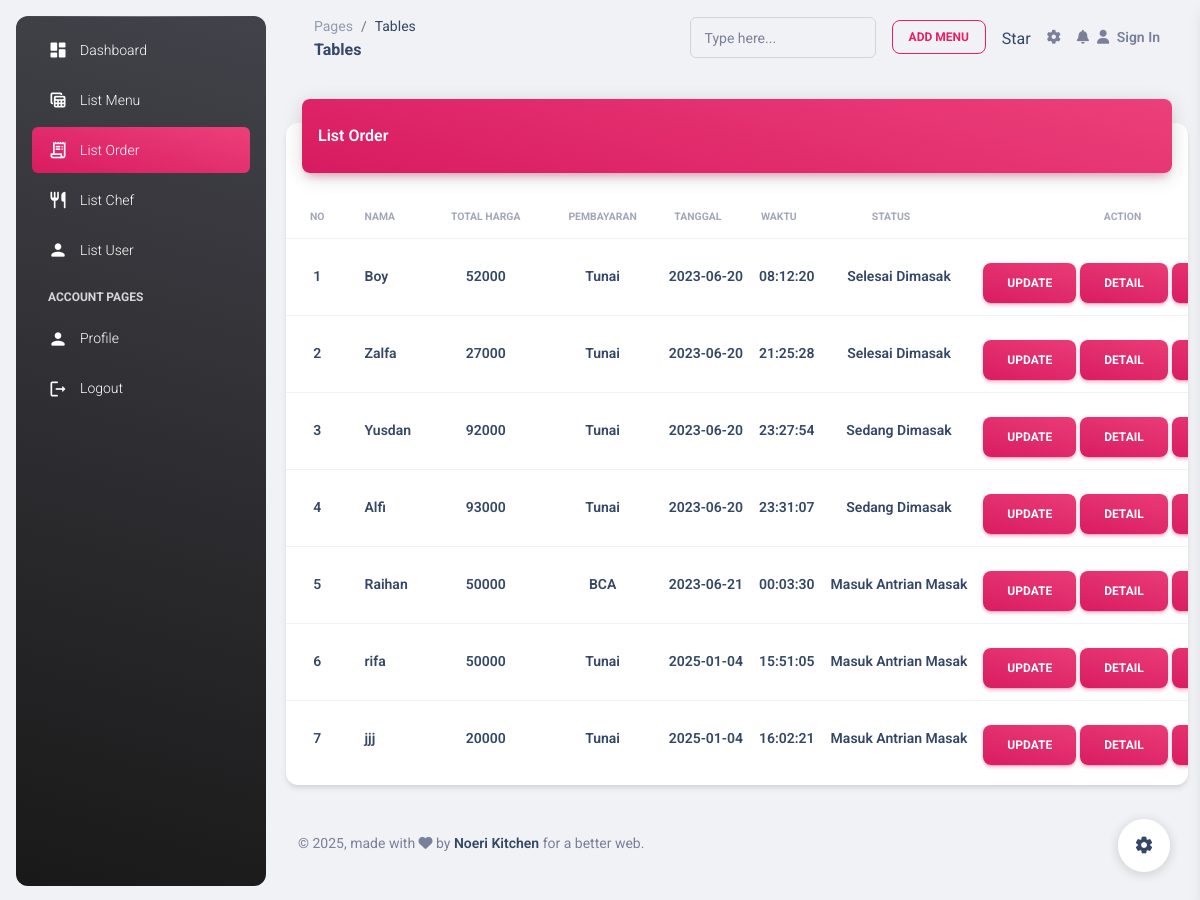
The page /index.php/c_admin/LinkOrderAdmin on the database its author committed.
### tables this page shows
CREATE TABLE `pesanan` (
  `id_pesanan` int(11) NOT NULL,
  `nama` varchar(255) NOT NULL,
  `id_status_pesanan` int(11) NOT NULL,
  `id_pembayaran` int(11) NOT NULL,
  `waktu_pesanan` time DEFAULT current_timestamp(),
  `total_harga` int(11) NOT NULL,
  `tanggal_pesanan` date DEFAULT current_timestamp()
);

CREATE TABLE `pembayaran` (
  `id_pembayaran` int(11) NOT NULL,
  `metode_bayar` varchar(50) NOT NULL
);

CREATE TABLE `status_pesanan` (
  `id_status_pesanan` int(11) NOT NULL,
  `keterangan_status` varchar(50) NOT NULL
);

### application/controllers/C_Admin.php (called while the page is built, shortened)
<?php
class C_Admin extends CI_Controller {
	public function LinkOrderAdmin()
	{
		$order = $this->M_Pesanan->getAllPesanan();
		$temp['order'] = $order;
		$this->load->view('V_OrderAdmin.php', $temp);
	}
}

### index.php (called while the page is built, shortened)
<?php
require_once BASEPATH.'core/CodeIgniter.php';

### application/models/M_Pesanan.php (called while the page is built, shortened)
<?php
class M_Pesanan extends CI_Model {
    public function getAllPesanan()
    {
        $query = $this->db->query("SELECT * FROM pesanan INNER JOIN status_pesanan ON pesanan.id_status_pesanan = status_pesanan.id_status_pesanan INNER JOIN pembayaran ON pesanan.id_pembayaran = pembayaran.id_pembayaran ORDER BY pesanan.id_pesanan ASC");
        return $query->result();
    }
}

### application/views/V_OrderAdmin.php (the view, shortened to what this page needs)
<!DOCTYPE html>
<html lang="en">
<head>
  <link href="<?php echo base_url()?>/assets/dashboard/assets/css/nucleo-icons.css" rel="stylesheet" />
  <link href="<?php echo base_url()?>/assets/dashboard/assets/css/nucleo-svg.css" rel="stylesheet" />
  <link id="pagestyle" href="<?php echo base_url()?>/assets/dashboard/assets/css/material-dashboard.css?v=3.1.0" rel="stylesheet" />
</head>
<body class="g-sidenav-show  bg-gray-200">
  <aside class="sidenav navbar navbar-vertical navbar-expand-xs border-0 border-radius-xl my-3 fixed-start ms-3   bg-gradient-dark" id="sidenav-main">
    <hr class="horizontal light mt-0 mb-2">
    <div class="collapse navbar-collapse  w-auto " id="sidenav-collapse-main">
      <ul class="navbar-nav">
        <li class="nav-item">
          <a class="nav-link text-white" href="<?php echo site_url('C_Noeri/LinkDashboard')?>">
            <div class="text-white text-center me-2 d-flex align-items-center justify-content-center">
              <i class="material-icons opacity-10">dashboard</i>
            </div>
            <span class="nav-link-text ms-1">Dashboard</span>
          </a>
        </li>
        <li class="nav-item">
          <a class="nav-link text-white" href="<?php echo site_url('C_Noeri/LinkMenuAdmin')?>">
            <div class="text-white text-center me-2 d-flex align-items-center justify-content-center">
              <i class="material-icons opacity-10">table_view</i>
            </div>
            <span class="nav-link-text ms-1">List Menu</span>
          </a>
        </li>
        <li class="nav-item">
          <a class="nav-link text-white bg-gradient-primary" href="<?php echo site_url('C_Noeri/LinkOrderAdmin')?>">
            <div class="text-white text-center me-2 d-flex align-items-center justify-content-center">
              <i class="material-icons opacity-10">receipt_long</i>
            </div>
            <span class="nav-link-text ms-1">List Order</span>
          </a>
        </li>
        <li class="nav-item">
          <a class="nav-link text-white " href="<?php echo site_url('C_Noeri/LinkChefAdmin')?>">
            <div class="text-white text-center me-2 d-flex align-items-center justify-content-center">
              <i class="material-icons opacity-10">restaurant</i>
            </div>
            <span class="nav-link-text ms-1">List Chef</span>
          </a>
        </li>
        <li class="nav-item">
          <a class="nav-link text-white" href="<?php echo site_url('C_Noeri/ListUser')?>">
            <div class="text-white text-center me-2 d-flex align-items-center justify-content-center">
            <i class="material-icons opacity-10">person</i>
            </div>
            <span class="nav-link-text ms-1">List User</span>
          </a>
        </li>
        <li class="nav-item mt-3">
          <h6 class="ps-4 ms-2 text-uppercase text-xs text-white font-weight-bolder opacity-8">Account pages</h6>
        </li>
        <li class="nav-item">
          <a class="nav-link text-white " href="<?php echo base_url()?>/assets/dashboard/pages/profile.html">
            <div class="text-white text-center me-2 d-flex align-items-center justify-content-center">
              <i class="material-icons opacity-10">person</i>
            </div>
            <span class="nav-link-text ms-1">Profile</span>
          </a>
        </li>
        <li class="nav-item">
          <a class="nav-link text-white " href="<?php echo base_url()?>/assets/dashboard/pages/sign-in.html">
            <div class="text-white text-center me-2 d-flex align-items-center justify-content-center">
              <i class="material-icons opacity-10">logout</i>
            </div>
            <span class="nav-link-text ms-1">Logout</span>
          </a>
        </li>
      </ul>
    </div>
  </aside>
  <main class="main-content position-relative max-height-vh-100 h-100 border-radius-lg ">
    <nav class="navbar navbar-main navbar-expand-lg px-0 mx-4 shadow-none border-radius-xl" id="navbarBlur" data-scroll="true">
      <div class="container-fluid py-1 px-3">
        <nav aria-label="breadcrumb">
          <ol class="breadcrumb bg-transparent mb-0 pb-0 pt-1 px-0 me-sm-6 me-5">
            <li class="breadcrumb-item text-sm"><a class="opacity-5 text-dark" href="javascript:;">Pages</a></li>
            <li class="breadcrumb-item text-sm text-dark active" aria-current="page">Tables</li>
          </ol>
          <h6 class="font-weight-bolder mb-0">Tables</h6>
        </nav>
        <div class="collapse navbar-collapse mt-sm-0 mt-2 me-md-0 me-sm-4" id="navbar">
          <div class="ms-md-auto pe-md-3 d-flex align-items-center">
            <div class="input-group input-group-outline">
              <label class="form-label">Type here...</label>
              <input type="text" class="form-control">
            </div>
          </div>
          <ul class="navbar-nav  justify-content-end">
            <li class="nav-item d-flex align-items-center">
              <a class="btn btn-outline-primary btn-sm mb-0 me-3" href="<?php echo site_url('C_Noeri/FormAddMenu')?>">Add Menu</a>
            </li>
            <li class="mt-2">
              <a class="github-button" href="https://github.com/creativetimofficial/material-dashboard" data-icon="octicon-star" data-size="large" data-show-count="true" aria-label="Star creativetimofficial/material-dashboard on GitHub">Star</a>
            </li>
            <li class="nav-item px-3 d-flex align-items-center">
              <a href="javascript:;" class="nav-link text-body p-0">
                <i class="fa fa-cog fixed-plugin-button-nav cursor-pointer"></i>
              </a>
            </li>
            <li class="nav-item dropdown pe-2 d-flex align-items-center">
              <a href="javascript:;" class="nav-link text-body p-0" id="dropdownMenuButton" data-bs-toggle="dropdown" aria-expanded="false">
                <i class="fa fa-bell cursor-pointer"></i>
              </a>
            </li>
            <li class="nav-item d-flex align-items-center">
              <a href="../pages/sign-in.html" class="nav-link text-body font-weight-bold px-0">
                <i class="fa fa-user me-sm-1"></i>
                <span class="d-sm-inline d-none">Sign In</span>
              </a>
            </li>
          </ul>
        </div>
      </div>
    </nav>
    <div class="container-fluid py-4">
      <div class="row">
        <div class="col-12">
          <div class="card my-4">
            <div class="card-header p-0 position-relative mt-n4 mx-3 z-index-2">
              <div class="bg-gradient-primary shadow-primary border-radius-lg pt-4 pb-3">
                <h6 class="text-white text-capitalize ps-3">List Order</h6>
              </div>
            </div>
            <div class="card-body px-0 pb-2">
              <div class="table-responsive p-0">
                <table class="table align-items-center mb-0">
                  <thead>
                    <tr>
                      <th class="text-center text-uppercase text-secondary text-xxs font-weight-bolder opacity-7">No</th>
                      <th class="text-center text-uppercase text-secondary text-xxs font-weight-bolder opacity-7 ps-2">Nama</th>
                      <th class="text-center text-uppercase text-secondary text-xxs font-weight-bolder opacity-7">Total Harga</th>
                      <th class="text-center text-uppercase text-secondary text-xxs font-weight-bolder opacity-7">Pembayaran</th>
                      <th class="text-center text-uppercase text-secondary text-xxs font-weight-bolder opacity-7 ps-2">Tanggal</th>
                      <th class="text-center text-uppercase text-secondary text-xxs font-weight-bolder opacity-7 ps-2">Waktu</th>
                      <th class="text-center text-uppercase text-secondary text-xxs font-weight-bolder opacity-7 ps-2">Status</th>
                      <th class="text-center text-uppercase text-secondary text-xxs font-weight-bolder opacity-7">Action</th>
                    </tr>
                  </thead>
                  <tbody>
                    <?php
                        $cacah = 1;
		    	        foreach($order as $row){
		            ?>
                    <tr>
                      <td class="align-middle text-center">
                        <h6 class="mb-0 text-sm"><?= $cacah ?></h6>
                      </td>
                      <td>
                      <div class="d-flex px-2 py-1">
                          <div class="d-flex flex-column justify-content-center">
                            <h6 class="mb-0 text-sm"><?= $row->nama; ?></h6>
                          </div>
                        </div>
                      </td>
                      <td class="align-middle text-center text-sm">
                        <h6 class="mb-0 text-sm"><?= $row->total_harga; ?></h6>
                      </td>
                      <td class="align-middle text-center">
                        <h6 class="mb-0 text-sm"><?= $row->metode_bayar; ?></h6>
                      </td>
                      <td class="align-middle text-center">
                        <h6 class="mb-0 text-sm"><?= $row->tanggal_pesanan; ?></h6>
                      </td>
                      <td class="align-middle text-center">
                        <h6 class="mb-0 text-sm"><?= $row->waktu_pesanan; ?></h6>
                      </td>
                      <td class="align-middle text-center">
                        <h6 class="mb-0 text-sm"><?= $row->keterangan_status; ?></h6>
                      </td>
                      <td class="align-middle text-center">
                      <a class="btn bg-gradient-primary w-28 my-3 mb-1" href="<?php echo site_url('C_Noeri/FormEditPesanan/'). $row->id_pesanan ?>">Update</a>
                      <a class="btn bg-gradient-primary w-28 my-3 mb-1" href="<?php echo site_url('C_Noeri/detail_pesanan/'). $row->id_pesanan ?>">Detail</a>
                      <a class="btn bg-gradient-primary w-28 my-3 mb-1" href="<?php echo site_url('C_Noeri/AksiDeletePesanan/'). $row->id_pesanan ?>">Delete</a>
                      </td>
                    </tr>
                    <?php
                        $cacah++;
                        }
                    ?>
                  </tbody>
                </table>
              </div>
            </div>
          </div>
        </div>
      </div>
      <footer class="footer py-4  ">
        <div class="container-fluid">
          <div class="row align-items-center justify-content-lg-between">
            <div class="col-lg-6 mb-lg-0 mb-4">
              <div class="copyright text-center text-sm text-muted text-lg-start">
                © ,
                made with <i class="fa fa-heart"></i> by
                <a href="https://www.creative-tim.com" class="font-weight-bold" target="_blank"> Noeri Kitchen</a>
                for a better web.
              </div>
            </div>
          </div>
        </div>
      </footer>
    </div>
  </main>
  <div class="fixed-plugin">
    <a class="fixed-plugin-button text-dark position-fixed px-3 py-2">
      <i class="material-icons py-2">settings</i>
    </a>
  </div>
</body>
</html>

### rows shown on the page
pesanan: nama "Boy", total_harga "52000", id_pembayaran.metode_bayar "Tunai", tanggal_pesanan "2023-06-20", waktu_pesanan "08:12:20", id_status_pesanan.keterangan_status "Selesai Dimasak"
pesanan: nama "Zalfa", total_harga "27000", id_pembayaran.metode_bayar "Tunai", tanggal_pesanan "2023-06-20", waktu_pesanan "21:25:28", id_status_pesanan.keterangan_status "Selesai Dimasak"
pesanan: nama "Yusdan", total_harga "92000", id_pembayaran.metode_bayar "Tunai", tanggal_pesanan "2023-06-20", waktu_pesanan "23:27:54", id_status_pesanan.keterangan_status "Sedang Dimasak"
pesanan: nama "Alfi", total_harga "93000", id_pembayaran.metode_bayar "Tunai", tanggal_pesanan "2023-06-20", waktu_pesanan "23:31:07", id_status_pesanan.keterangan_status "Sedang Dimasak"
pesanan: nama "Raihan", total_harga "50000", id_pembayaran.metode_bayar "BCA", tanggal_pesanan "2023-06-21", waktu_pesanan "00:03:30", id_status_pesanan.keterangan_status "Masuk Antrian Masak"
pesanan: nama "rifa", total_harga "50000", id_pembayaran.metode_bayar "Tunai", tanggal_pesanan "2025-01-04", waktu_pesanan "15:51:05", id_status_pesanan.keterangan_status "Masuk Antrian Masak"
pesanan: nama "jjj", total_harga "20000", id_pembayaran.metode_bayar "Tunai", tanggal_pesanan "2025-01-04", waktu_pesanan "16:02:21", id_status_pesanan.keterangan_status "Masuk Antrian Masak"
